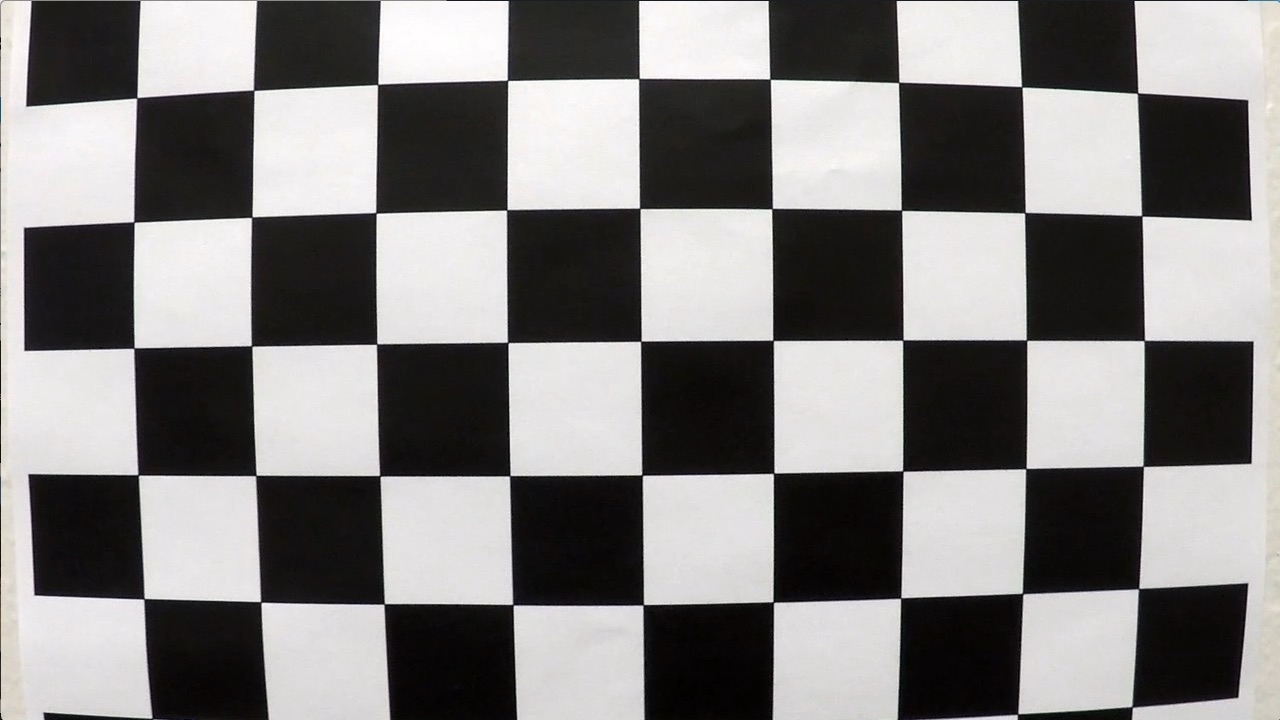
#> input picture datasets/cal/calibration1.jpg, 1280 x 720 px
$ python main.py   (older library calls are emulated)
#> lines starting #> are read from the running program, lines starting #| are printed output that depends on the picture; long printed decimals are rounded; pictures that were not available may be replaced by others from this repository, and a replacement may not be noted
### EnhancedLaneDetection/calibration.py
"""
Camera Calibration을 하기 위한 CheckBoard 한장의 이미지를 여러 방향에서 찍은 이미지들을 모아서, 카메라 내부파라미터 Rotation R, Translation T 를 조정하는 방식


"""
import numpy as np
import cv2
import matplotlib.image as mpimg
import glob
import os

criteria = (cv2.TERM_CRITERIA_EPS + cv2.TERM_CRITERIA_MAX_ITER, 30, 0.001)

images = glob.glob('datasets/cal/calibration*.jpg')
print(images)
obj_points = [] # 3D Points in real world space
img_points = [] # 2D Points in image plane

def calib():
    """
    왜곡되지 않은 이미지를 얻기 위해서, Camera Matrix & Distortion Coefficient가 필요함
    9*6의 20장 체스보드 이미지를 사용하여 계산
    """
    objp = np.zeros((6*9, 3), np.float32)
    # np.mgrid[0:9, 0:6]
    """
    objp[:,0] = [[0, 0, 0, 0, 0, 0],
    [0, 0, 0, 0, 0, 0],
    [0, 0, 0, 0, 0, 0],
    [0, 0, 0, 0, 0, 0],
    [0, 0, 0, 0, 0, 0],
    [0, 0, 0, 0, 0, 0],]
    """

    objp[:, :2] = np.mgrid[0:9, 0:6].T.reshape(-1,2)

    for fname in images:
        img = mpimg.imread(fname)
#> img is the input picture: shape (720, 1280, 3); mean R, G, B 130.1, 128.4, 127.8
        gray =cv2.cvtColor(img, cv2.COLOR_BGR2GRAY)

        # print(gray.shape)
        """
        cv2.findChessboardCorners(image, patternSize, flags)

        args:
            image : 체커보드 사진, 8-bit grayscale or Color
            patternSize : 체커보드 행과 열당 내부 코너 개수
            corners : 감지된 코너의 출력 배열
            flags : 다양한 작업 플래그

            패턴이 감지되었는지 여부에 따라 출력은 T/F

        """
        ret, corners = cv2.findChessboardCorners(gray, (9,6), None)
#> ret = False; corners = None

        if ret== True:
            obj_points.append(objp) # 체스보드 패턴의 코너위치
            corners2 = cv2.cornerSubPix(gray, corners, (11,11), (-1, -1), criteria)
            img_points.append(corners) # 추출한 패턴의 위치

        else:
            print("해당 이미지는 탐지 실패!")
            continue

    """
        obj_points : 3D 점 벡터로 구성된 벡터. 외부 벡터는 패턴 사진의 수만큼 요소를 포함
        img_points : 2D 이미지 점 벡터로 구성된 벡터
        Imagesize : 이미지의 크기
        distCoeffs :렌즈 왜곡 계수
        rvecs : Rotation Vector / 3x1 vector 로 벡터의 방향은 회전 축을 지정, 크니는 회전 각을 지정
        tvecs : 3x1 Translation Vector
    """
    ret, mtx, dist, rvecs, tvecs = cv2.calibrateCamera(obj_points, img_points, gray.shape[::-1], None, None)
#> ret = 0.526; mtx = [[1055.5, 0, 656.9], [0, 1069.2, 272.5], [0, 0, 1]]; dist = [[-0.363, 1.04, 0.0172, 0.0037, -1.79]]; rvecs = ([0.441, -0.193, 0.0382], [-0.0214, 0.43, -0.0307]); tvecs = ([-1.91, 1.19, 17.88], [-17.08, -0.258, 29.92])

    return mtx, dist


def undistort(img, mtx, dist):
    """
    src : 왜곡된 입력 이미지
    cameraMatrix : 카메라의 내부 파라미터 행렬
    disCoeffs: 왜곡 계수를 나타내는 배열로, 카메라 렌즈 왜곡을 정의 -> Camera calibration을 통해서 얻어낼 수 있음
    dst : 왜곡이 보정된 출력 이미지
    newCameraMAtrix : 보정된 이미지의 내부 파라미터 행렬 (Default :cameraMatrix와 동일 )
    """
    return cv2.undistort(img, mtx, dist, None, mtx)


mtx, dist = calib()
#> dist = [[-0.363, 1.04, 0.0172, 0.0037, -1.79]]
print(mtx, dist)
#| [[1.05552662e+03 0.00000000e+00 6.56925743e+02]
#|  [0.00000000e+00 1.06920966e+03 2.72482809e+02]
#|  [0.00000000e+00 0.00000000e+00 1.00000000e+00]] [[-0.3632  1.036  0.01721   0.003696 -1.787]]

### EnhancedLaneDetection/threshold.py
import numpy as np
import cv2


def sobel_xy(img, orient='x', thresh=(20, 100)):
    """
    Define a function that applies Sobel x or y.
    The gradient in the x-direction emphasizes edges closer to vertical.
    The gradient in the y-direction emphasizes edges closer to horizontal.
    """

    if orient == 'x':
        abs_sobel = np.abs(cv2.Sobel(img, cv2.CV_64F, 1, 0))
    else :
        abs_sobel = np.abs(cv2.Sobel(img, cv2.CV_64F, 0, 1))

    # Rescale back to 8-bit Integer
    scaled_sobel = np.uint8(abs_sobel* 255 / np.max(abs_sobel))
    binary_output = np.zeros_like(scaled_sobel)
    binary_output[(scaled_sobel >= thresh[0] & scaled_sobel <=thresh[1])] = 255

    return binary_output


# return the Magnitude of Gradient
# [33 lines left out: functions mag_thresh, dir_thresh, ch_thresh, not called in this run]


def gradient_combines(img, th_x, th_y, th_mag, th_dir):
    """
    FInd lane with gradient Information of Red Channel
    """

    rows, cols = img.shape[:2] # H W C
    R = img[220: rows -12, 0:cols, 2] # BGR 순

    sobelx = sobel_xy(R, 'x', th_x)
    sobely = sobel_xy(R, 'y', th_y)

    mag_img = mag_thresh(R, 3, th_mag)
    dir_img = dir_thresh(R, 15, th_dir)


    gradient_comb = np.zeros_like(dir_img).astype(np.uint8)
    gradient_comb[( (sobelx >1) & (mag_img >1) & (dir_img > 1)) | ((sobelx >1) & (sobely > 1))] = 255

    return gradient_comb


# [30 lines left out: functions hls_combine, comb_result, not called in this run]

### EnhancedLaneDetection/finding_lines.py
import numpy as np
import cv2
from PIL import Image
import matplotlib.image as mpimg


class Line:
    def __init__(self) -> None:
        # 직전의 Iteration에서 line이 검출되었는가?
        self.detected = False
        # windows의 마진 크기
        self.window_margin = 56
        # n번째 iteration에서 fitted line의 값
        self.prevx = []
        # 최근 fit된 다항함수의 계수들
        self.current_fit = [np.array(False)]
        # 회전 반지름
        self.radius_of_curvature = None
        # x_value 시작값
        self.startx = None
        # x_value 끝값
        self.endx = None
        # 탐지한 line pixels의 x값
        self.allx = None
        # 탐지한 line pixels의 y값
        self.ally = None

        # Road Information
        self.road_inf = None
        self.curvature = None
        self.deviation = None


# [294 lines left out: functions wrap_image, rad_of_curvature, smoothing, blind_search, prev_window_refer, find_LR_lines and 1 more, not called in this run]

### EnhancedLaneDetection/main.py
import numpy as np
import cv2
import matplotlib.pyplot as plt
import matplotlib.image as mpimg
from calibration import calib, undistort
from threshold import gradient_combines, hls_combine, comb_result
from finding_lines import *
from skimage import exposure

input_type = 'video'
input_name = 'project_video.mp4'


left_line = Line()
right_line = Line()


th_sobelx, th_sobely, th_mag, th_dir = (35, 100), (30, 255), (30, 255), (0.7, 1.3)
th_h, th_l, th_s = (10, 100), (0, 60), (85, 255)

# Camera Matrix & Distortion Coefficient
mtx, dist = calib()

if __name__ == "__main__":

    if input_type == "image":
        img = cv2.imread(input_name)
        undist_img = undistort(img, mtx, dist)
        undist_img = cv2.resize(undist_img, None, fx= 1/ 2, fy= 1 / 2, interpolation=cv2.INTER_AREA)
        rows, cols = undist_img.shape[:2]

        combined_gradient = gradient_combines(undist_img, th_sobelx, th_sobely, th_mag, th_dir)
        combined_hls = hls_combine(undist_img, th_h, th_l, th_s)
        combined_result = comb_result(combined_gradient, combined_hls)

        c_rows, c_cols = combined_result.shape[:2]  # 540 ,720 , 1의 이미지일 텐데,
        s_LTop2, s_RTop2 = [c_cols / 2 - 24, 5], [c_cols / 2 + 24, 5] # 이미지를 반으로 나누었을 때 아랫부분에서 왼쪽 상단,
        s_LBot2, s_RBot2 = [110, c_rows], [c_cols - 110, c_rows] # 이건 하늘 쪽 이미지 아닌가


        src = np.float32([s_LBot2, s_LTop2, s_RTop2, s_RBot2])
        dst = np.float32([(170, 720), (170, 0), (550, 0), (550, 720)])

        warp_img, M, Minv = warp_image(combined_result, src, dst, (720, 720))
        searching_img = find_LR_lines(warp_img, left_line, right_line)
        w_comb_result, w_color_result = draw_lane(searching_img, left_line, right_line)

        # 도로에 line들 그리기
        color_result = cv2.warpPerspective(w_color_result, Minv, (c_cols, c_rows))
        comb_result = np.zeros_like(undist_img)
        comb_result[220:rows - 12, 0:cols] = color_result


        result = cv2.addWeighted(undist_img, 1, comb_result, 0.3, 0)
        cv2.imshow('result', result)

        cv2.waitKey(0)

    elif input_type == 'video':
        cap = cv2.VideoCapture(input_name)
        while (cap.isOpened()):
            _, frame = cap.read()
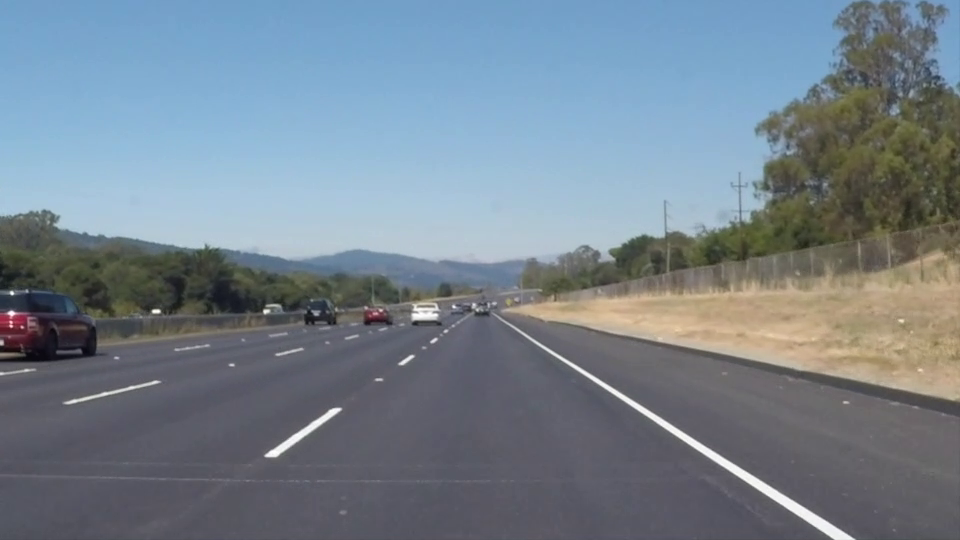
#> input picture frame 22 of datasets/solidWhiteRight.mp4, 960 x 540 px, given in place of project_video.mp4, which was not available
#> frame is the input picture: shape (540, 960, 3); mean B, G, R 141.9, 130.7, 117.7

            # Correcting for Distortion
            undist_img = undistort(frame, mtx, dist)
#> in undistort, `return cv2.undistort(img, mtx, dist, None, mtx)`:
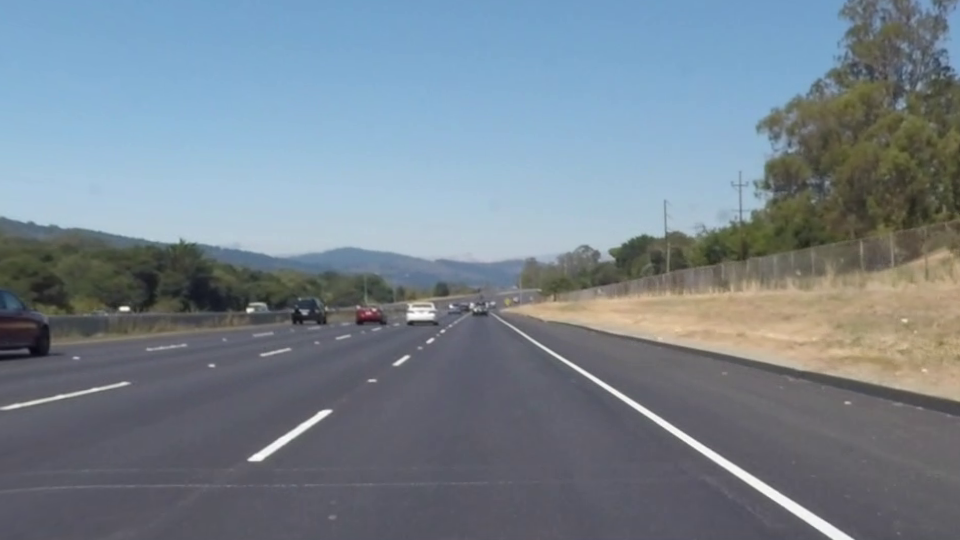
#> returned value: shape (540, 960, 3); mean of channels 0, 1, 2 142.3, 131.5, 118.8; drawn as B, G, R
            # resize video
            undist_img = cv2.resize(undist_img, None, fx=1 / 2, fy=1 / 2, interpolation=cv2.INTER_AREA)
            rows, cols = undist_img.shape[:2]
#> rows = 270; cols = 480

            combined_gradient = gradient_combines(undist_img, th_sobelx, th_sobely, th_mag, th_dir)
#> in gradient_combines, `R = img[220: rows -12, 0:cols, 2]`:
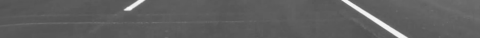
#> R: shape (38, 480); min 81, max 251, mean 95.2
#> in sobel_xy, `abs_sobel = np.abs(cv2.Sobel(img, cv2.CV_64F, 1, 0))`:
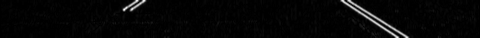
#> abs_sobel: shape (38, 480) float64; min 0, max 373, mean 9.9; drawn with min black and max white
#> (the run stopped early here; a loop or call above may not have finished)
